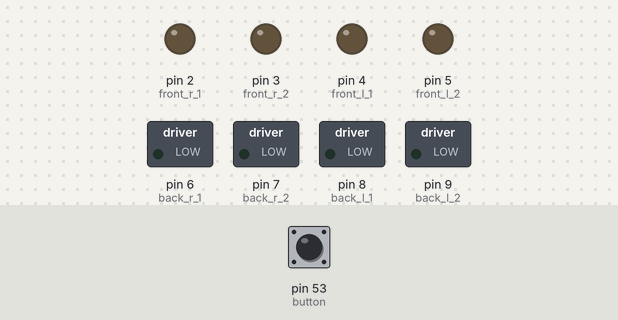
A sketch run on a simulated Arduino Mega 2560, built with avr-gcc and run on an emulated ATmega2560. Shown: switched loads named in the sketch (green lamp = pin HIGH), output pins drawn as LEDs (lit = HIGH). Dashed ring = blinking. Inputs (shaded band) come from the test bench; at power-on: pin 53 (button) LOW.

Above: at 1.2 s.
1.3 s: pin 53 (button) pulled HIGH for 0.15 s
At 1.7 s:
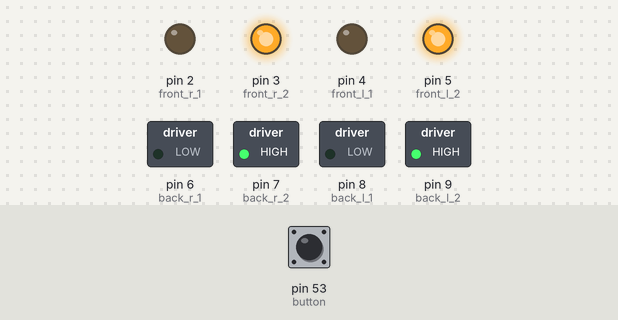
4.3 s: pin 53 (button) pulled HIGH for 3.2 s
At 5.7 s:
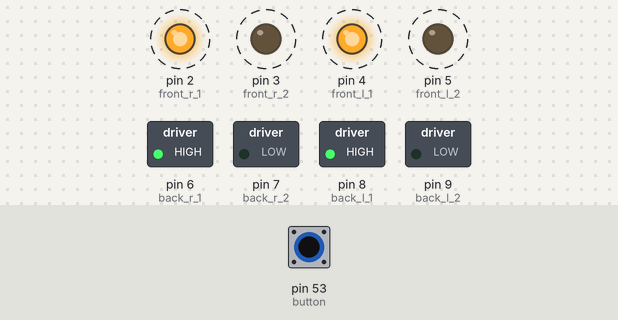
Timing chart, 0 to 9.3 s (numbered marks = the images above; inputs shaded):
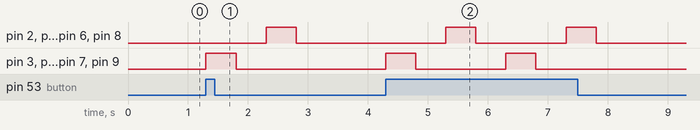

The sketch:

Moving-code.ino
```cpp
int front_r_1 = 2; //pin A on L298N
int front_r_2 = 3; //pin B on L298N
int front_l_1 = 4; //pin C on L298N
int front_l_2 = 5; //pin D on L298N
int back_r_1 = 6; //pin A on L298N
int back_r_2 = 7; //pin B on L298N
int back_l_1 = 8; //pin C on L298N
int back_l_2 = 9; //pin D on L298N
int button = 53;

int rot_detect = 10;
int r;

int t = 500;
int button_press;

void setup() {
  // put your setup code here, to run once:
  pinMode(front_r_1,OUTPUT);
  pinMode(front_r_2,OUTPUT);
  pinMode(front_l_1,OUTPUT);
  pinMode(front_l_2,OUTPUT);
  pinMode(back_r_1,OUTPUT);
  pinMode(back_r_2,OUTPUT);
  pinMode(back_l_1,OUTPUT);
  pinMode(back_l_2,OUTPUT);

  pinMode(button,INPUT);
  //button_press = digitalRead(button);
}

void loop() {
  // put your main code here, to run repeatedly:
    motor_off();

  while(digitalRead(button))
  {
    move_forward(t);
    delay(500);
    move_back(t);
    turn_left();
    turn_right();
    delay(500);
    return 0;
  }
}
void move_forward(int t){
  digitalWrite(front_r_1,LOW);
  digitalWrite(front_r_2,HIGH);
  digitalWrite(front_l_1,LOW);
  digitalWrite(front_l_2,HIGH);
  digitalWrite(back_r_1,LOW);
  digitalWrite(back_r_2,HIGH);
  digitalWrite(back_l_1,LOW);
  digitalWrite(back_l_2,HIGH);
    delay(t);
  digitalWrite(front_r_1,LOW);
  digitalWrite(front_r_2,LOW);
  digitalWrite(front_l_1,LOW);
  digitalWrite(front_l_2,LOW);
  digitalWrite(back_r_1,LOW);
  digitalWrite(back_r_2,LOW);
  digitalWrite(back_l_1,LOW);
  digitalWrite(back_l_2,LOW);
    return 0;
}
void move_back(int t){
  digitalWrite(front_r_1,HIGH);
  digitalWrite(front_r_2,LOW);
  digitalWrite(front_l_1,HIGH);
  digitalWrite(front_l_2,LOW);
  digitalWrite(back_r_1,HIGH);
  digitalWrite(back_r_2,LOW);
  digitalWrite(back_l_1,HIGH);
  digitalWrite(back_l_2,LOW);
    delay(t);
  digitalWrite(front_r_1,LOW);
  digitalWrite(front_r_2,LOW);
  digitalWrite(front_l_1,LOW);
  digitalWrite(front_l_2,LOW);
  digitalWrite(back_r_1,LOW);
  digitalWrite(back_r_2,LOW);
  digitalWrite(back_l_1,LOW);
  digitalWrite(back_l_2,LOW);
    return 0;
}
void turn_left(void){

}

void turn_right(void){

}

void motor_off(void){
  digitalWrite(front_r_1,LOW);
  digitalWrite(front_r_2,LOW);
  digitalWrite(front_l_1,LOW);
  digitalWrite(front_l_2,LOW);
  digitalWrite(back_r_1,LOW);
  digitalWrite(back_r_2,LOW);
  digitalWrite(back_l_1,LOW);
  digitalWrite(back_l_2,LOW);
}
```

Measured:
- after the input at 1.3 s, pin 2 (front_r_1), pin 4 (front_l_1), pin 6 (back_r_1), pin 8 (back_l_1): LOW → HIGH after 1.0 s, → LOW 0.50 s later; pin 3 (front_r_2), pin 5 (front_l_2), pin 7 (back_r_2), pin 9 (back_l_2): LOW → HIGH at once, → LOW 0.50 s later
- after the input at 4.3 s, pin 2 (front_r_1): alternates HIGH for 0.50 s and LOW for 1.5 s, 4 changes in all, then stays LOW, starting after 1.0 s; pin 3 (front_r_2): alternates HIGH for 0.50 s and LOW for 1.5 s, 4 changes in all, then stays LOW, starting at once
